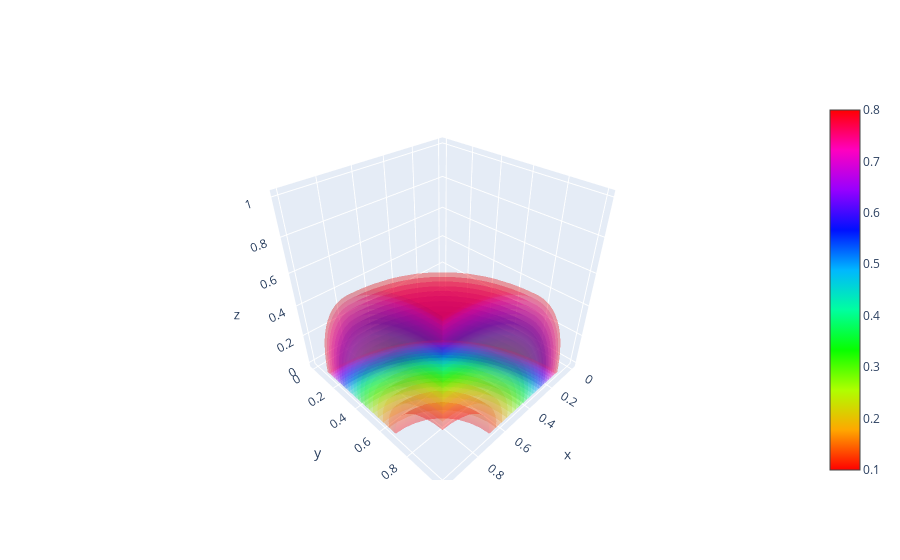

Notebook cell for this chart:
### Markdown cell above
# Plot

### Code cell
X, Y, Z = np.mgrid[:1:20j, :1:20j, :1:20j]
vol = (X - 1)**2 + (Y - 1)**2 + Z**2


fig = go.Figure(data=go.Volume(
    x=X.flatten(),
    y=Y.flatten(),
    z=Z.flatten(),
    value=vol.flatten(),
    isomin=0.1,
    isomax=0.8,
    opacity=0.2, # needs to be small to see through all surfaces
    surface_count=21, # needs to be a large number for good volume rendering
    colorscale='hsv',
    ))
fig.show()
#plt.savefig("../plots/day30_3D.png")

### Figure 1 — Plotly figure (JSON) as saved in the notebook; plotly's stock layout.template omitted (floating-point values rounded to 4 significant figures; data arrays with more than 128 entries replaced by an {"elided": "..."} marker saying what was removed)
{"data": [{"colorscale": [[0, "#ff0000"], [0.1111, "#ffa700"], [0.2222, "#afff00"], [0.3333, "#08ff00"], [0.4444, "#00ff9f"], [0.5556, "#00b7ff"], [0.6667, "#0010ff"], [0.7778, "#9700ff"], [0.8889, "#ff00bf"], [1, "#ff0000"]], "isomax": 0.8, "isomin": 0.1, "opacity": 0.2, "surface": {"count": 21}, "type": "volume", "value": {"elided": "8000 float values"}, "x": {"elided": "8000 float values"}, "y": {"elided": "8000 float values"}, "z": {"elided": "8000 float values"}}], "layout": {}}
